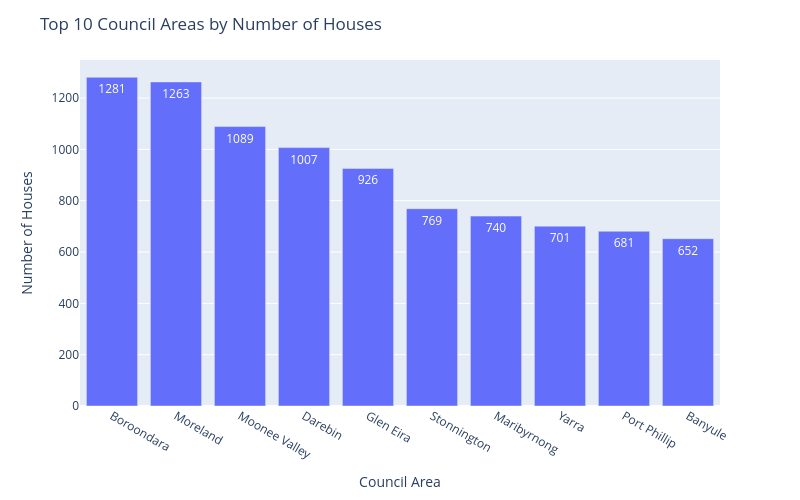

The cell this chart's notebook holds for it:
### Code cell
fig=px.bar(data_frame=houses_council.sort_values(by='HouseCount',ascending=False).head(10),x='CouncilArea',y='HouseCount',
          text='HouseCount')

fig.update_traces(texttemplate='%{text}',
                  textposition='auto')

fig.update_layout(
    title="Top 10 Council Areas by Number of Houses",
    xaxis_title="Council Area",
    yaxis_title="Number of Houses",
    height=500,
    width=800
)

### Figure 1 — Plotly figure (JSON) as saved in the notebook; plotly's stock layout.template omitted (floating-point values rounded to 4 significant figures)
{"data": [{"alignmentgroup": "True", "hovertemplate": "CouncilArea=%{x}<br>HouseCount=%{text}<extra></extra>", "legendgroup": "", "marker": {"color": "#636efa", "pattern": {"shape": ""}}, "name": "", "offsetgroup": "", "orientation": "v", "showlegend": false, "text": [1281, 1263, 1089, 1007, 926, 769, 740, 701, 681, 652], "textposition": "auto", "texttemplate": "%{text}", "type": "bar", "x": ["Boroondara", "Moreland", "Moonee Valley", "Darebin", "Glen Eira", "Stonnington", "Maribyrnong", "Yarra", "Port Phillip", "Banyule"], "xaxis": "x", "y": [1281, 1263, 1089, 1007, 926, 769, 740, 701, 681, 652], "yaxis": "y"}], "layout": {"barmode": "relative", "height": 500, "legend": {"tracegroupgap": 0}, "margin": {"t": 60}, "title": {"text": "Top 10 Council Areas by Number of Houses"}, "width": 800, "xaxis": {"anchor": "y", "domain": [0, 1], "title": {"text": "Council Area"}}, "yaxis": {"anchor": "x", "domain": [0, 1], "title": {"text": "Number of Houses"}}}}
